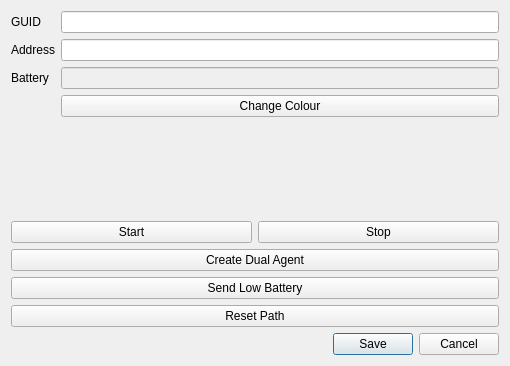
<?xml version="1.0" encoding="UTF-8"?>
<ui version="4.0">
 <class>Dialog</class>
 <widget class="QDialog" name="Dialog">
  <property name="geometry">
   <rect>
    <x>0</x>
    <y>0</y>
    <width>510</width>
    <height>366</height>
   </rect>
  </property>
  <property name="windowTitle">
   <string>Dialog</string>
  </property>
  <property name="styleSheet">
   <string notr="true"/>
  </property>
  <layout class="QVBoxLayout" name="verticalLayout">
   <item>
    <layout class="QFormLayout" name="formLayout">
     <item row="0" column="0">
      <widget class="QLabel" name="labelName">
       <property name="text">
        <string>GUID</string>
       </property>
      </widget>
     </item>
     <item row="0" column="1">
      <widget class="QLineEdit" name="editGUID"/>
     </item>
     <item row="1" column="0">
      <widget class="QLabel" name="label">
       <property name="text">
        <string>Address</string>
       </property>
      </widget>
     </item>
     <item row="1" column="1">
      <widget class="QLineEdit" name="editAddress"/>
     </item>
     <item row="3" column="1">
      <widget class="QPushButton" name="buttonColour">
       <property name="text">
        <string>Change Colour</string>
       </property>
      </widget>
     </item>
     <item row="2" column="0">
      <widget class="QLabel" name="label_3">
       <property name="text">
        <string>Battery</string>
       </property>
      </widget>
     </item>
     <item row="2" column="1">
      <widget class="QLineEdit" name="lineEdit">
       <property name="enabled">
        <bool>false</bool>
       </property>
      </widget>
     </item>
    </layout>
   </item>
   <item>
    <layout class="QHBoxLayout" name="horizontalLayout_2">
     <item>
      <widget class="QPushButton" name="buttonStart">
       <property name="text">
        <string>Start</string>
       </property>
      </widget>
     </item>
     <item>
      <widget class="QPushButton" name="buttonStop">
       <property name="text">
        <string>Stop</string>
       </property>
      </widget>
     </item>
    </layout>
   </item>
   <item>
    <widget class="QPushButton" name="buttonDualAgent">
     <property name="text">
      <string>Create Dual Agent</string>
     </property>
    </widget>
   </item>
   <item>
    <widget class="QPushButton" name="buttonLowBattery">
     <property name="text">
      <string>Send Low Battery</string>
     </property>
    </widget>
   </item>
   <item>
    <widget class="QPushButton" name="buttonReset">
     <property name="text">
      <string>Reset Path</string>
     </property>
    </widget>
   </item>
   <item>
    <widget class="QDialogButtonBox" name="buttonBox">
     <property name="orientation">
      <enum>Qt::Horizontal</enum>
     </property>
     <property name="standardButtons">
      <set>QDialogButtonBox::Cancel|QDialogButtonBox::Save</set>
     </property>
    </widget>
   </item>
  </layout>
 </widget>
 <resources/>
 <connections>
  <connection>
   <sender>buttonBox</sender>
   <signal>accepted()</signal>
   <receiver>Dialog</receiver>
   <slot>accept()</slot>
   <hints>
    <hint type="sourcelabel">
     <x>248</x>
     <y>254</y>
    </hint>
    <hint type="destinationlabel">
     <x>157</x>
     <y>274</y>
    </hint>
   </hints>
  </connection>
  <connection>
   <sender>buttonBox</sender>
   <signal>rejected()</signal>
   <receiver>Dialog</receiver>
   <slot>reject()</slot>
   <hints>
    <hint type="sourcelabel">
     <x>316</x>
     <y>260</y>
    </hint>
    <hint type="destinationlabel">
     <x>286</x>
     <y>274</y>
    </hint>
   </hints>
  </connection>
 </connections>
</ui>
